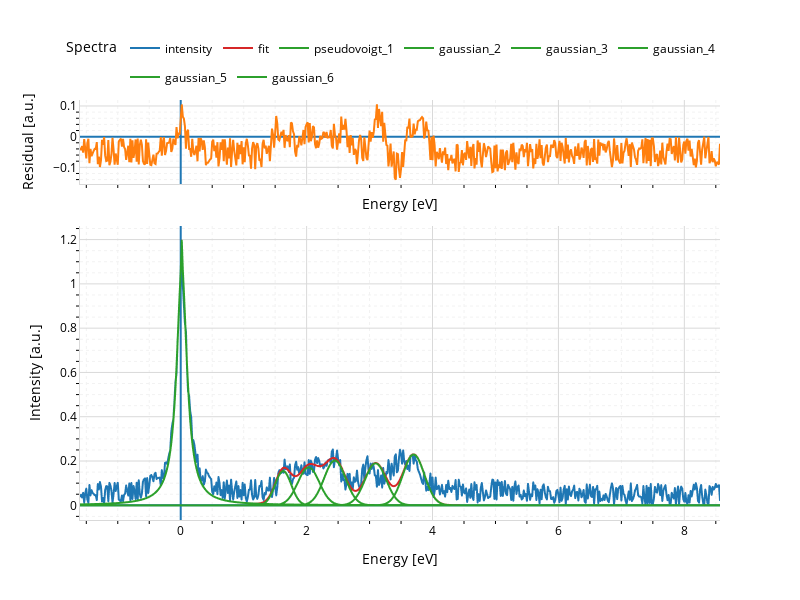
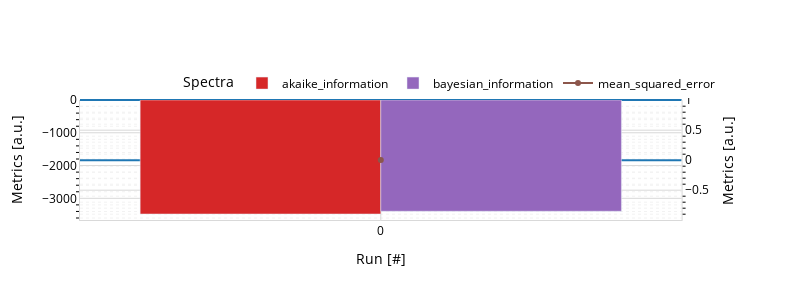

Here is the notebook cell these charts were saved with, in order:
### Markdown cell above
#### Color Blind Theme

### Code cell
from spectrafit.plugins import color_schemas as cs

spn = nb.SpectraFitNotebook(
    df=df,
    x_column="Energy",
    y_column="Noisy",
    color=cs.ColorBlindColor(),
    font=cs.ColorBlindFont(),
)
spn.solver_model(initial_model=initial_model)

### Figure 1 — Plotly figure (JSON) as saved in the notebook; plotly's stock layout.template omitted (floating-point values rounded to 4 significant figures; data arrays with more than 128 entries replaced by an {"elided": "..."} marker saying what was removed)
{"data": [{"hovertemplate": "energy=%{x}<br>residual=%{y}<extra></extra>", "legendgroup": "", "line": {"color": "#ff7f0e", "dash": "solid"}, "marker": {"symbol": "circle"}, "mode": "lines", "name": "", "orientation": "v", "showlegend": false, "type": "scatter", "x": {"elided": "611 float values"}, "xaxis": "x", "y": {"elided": "611 float values"}, "yaxis": "y"}, {"hovertemplate": "variable=intensity<br>energy=%{x}<br>value=%{y}<extra></extra>", "legendgroup": "intensity", "line": {"color": "#1f77b4", "dash": "solid"}, "marker": {"symbol": "circle"}, "mode": "lines", "name": "intensity", "showlegend": true, "type": "scattergl", "x": {"elided": "611 float values"}, "xaxis": "x2", "y": {"elided": "611 float values"}, "yaxis": "y2"}, {"hovertemplate": "variable=fit<br>energy=%{x}<br>value=%{y}<extra></extra>", "legendgroup": "fit", "line": {"color": "#d62728", "dash": "solid"}, "marker": {"symbol": "circle"}, "mode": "lines", "name": "fit", "showlegend": true, "type": "scattergl", "x": {"elided": "611 float values"}, "xaxis": "x2", "y": {"elided": "611 float values"}, "yaxis": "y2"}, {"hovertemplate": "variable=pseudovoigt_1<br>energy=%{x}<br>value=%{y}<extra></extra>", "legendgroup": "pseudovoigt_1", "line": {"color": "#2ca02c", "dash": "solid"}, "marker": {"symbol": "circle"}, "mode": "lines", "name": "pseudovoigt_1", "showlegend": true, "type": "scattergl", "x": {"elided": "611 float values"}, "xaxis": "x2", "y": {"elided": "611 float values"}, "yaxis": "y2"}, {"hovertemplate": "variable=gaussian_2<br>energy=%{x}<br>value=%{y}<extra></extra>", "legendgroup": "gaussian_2", "line": {"color": "#2ca02c", "dash": "solid"}, "marker": {"symbol": "circle"}, "mode": "lines", "name": "gaussian_2", "showlegend": true, "type": "scattergl", "x": {"elided": "611 float values"}, "xaxis": "x2", "y": {"elided": "611 float values"}, "yaxis": "y2"}, {"hovertemplate": "variable=gaussian_3<br>energy=%{x}<br>value=%{y}<extra></extra>", "legendgroup": "gaussian_3", "line": {"color": "#2ca02c", "dash": "solid"}, "marker": {"symbol": "circle"}, "mode": "lines", "name": "gaussian_3", "showlegend": true, "type": "scattergl", "x": {"elided": "611 float values"}, "xaxis": "x2", "y": {"elided": "611 float values"}, "yaxis": "y2"}, {"hovertemplate": "variable=gaussian_4<br>energy=%{x}<br>value=%{y}<extra></extra>", "legendgroup": "gaussian_4", "line": {"color": "#2ca02c", "dash": "solid"}, "marker": {"symbol": "circle"}, "mode": "lines", "name": "gaussian_4", "showlegend": true, "type": "scattergl", "x": {"elided": "611 float values"}, "xaxis": "x2", "y": {"elided": "611 float values"}, "yaxis": "y2"}, {"hovertemplate": "variable=gaussian_5<br>energy=%{x}<br>value=%{y}<extra></extra>", "legendgroup": "gaussian_5", "line": {"color": "#2ca02c", "dash": "solid"}, "marker": {"symbol": "circle"}, "mode": "lines", "name": "gaussian_5", "showlegend": true, "type": "scattergl", "x": {"elided": "611 float values"}, "xaxis": "x2", "y": {"elided": "611 float values"}, "yaxis": "y2"}, {"hovertemplate": "variable=gaussian_6<br>energy=%{x}<br>value=%{y}<extra></extra>", "legendgroup": "gaussian_6", "line": {"color": "#2ca02c", "dash": "solid"}, "marker": {"symbol": "circle"}, "mode": "lines", "name": "gaussian_6", "showlegend": true, "type": "scattergl", "x": {"elided": "611 float values"}, "xaxis": "x2", "y": {"elided": "611 float values"}, "yaxis": "y2"}], "layout": {"font": {"color": "#000000", "family": "Open Sans", "size": 12}, "height": 600, "legend": {"orientation": "h", "title": {"text": "Spectra"}, "x": 1, "xanchor": "right", "y": 1.02, "yanchor": "bottom"}, "paper_bgcolor": "#ffffff", "plot_bgcolor": "#ffffff", "showlegend": true, "title": {}, "width": 800, "xaxis": {"anchor": "y", "color": "#000000", "domain": [0, 1], "gridcolor": "#d9d9d9", "linecolor": "#d9d9d9", "matches": "x2", "minor": {"griddash": "dot", "showgrid": true, "tickcolor": "#000000", "ticks": "outside"}, "showticklabels": false, "title": {"text": "Energy [eV]"}, "zerolinecolor": "#1f77b4"}, "xaxis2": {"anchor": "y2", "color": "#000000", "domain": [0, 1], "gridcolor": "#d9d9d9", "linecolor": "#d9d9d9", "minor": {"griddash": "dot", "showgrid": true, "tickcolor": "#000000", "ticks": "outside"}, "title": {"text": "Energy [eV]"}, "zerolinecolor": "#1f77b4"}, "yaxis": {"anchor": "x", "color": "#000000", "domain": [0.8, 1], "gridcolor": "#d9d9d9", "linecolor": "#d9d9d9", "minor": {"griddash": "dot", "showgrid": true, "tickcolor": "#000000", "ticks": "outside"}, "title": {"text": "Residual [a.u.]"}, "zerolinecolor": "#1f77b4"}, "yaxis2": {"anchor": "x2", "color": "#000000", "domain": [0, 0.7], "gridcolor": "#d9d9d9", "linecolor": "#d9d9d9", "minor": {"griddash": "dot", "showgrid": true, "tickcolor": "#000000", "ticks": "outside"}, "title": {"text": "Intensity [a.u.]"}, "zerolinecolor": "#1f77b4"}}}

### Figure 2 — Plotly figure (JSON) as saved in the notebook; plotly's stock layout.template omitted (floating-point values rounded to 4 significant figures)
{"data": [{"alignmentgroup": "True", "hovertemplate": "variable=akaike_information<br>index=%{x}<br>value=%{y}<extra></extra>", "legendgroup": "akaike_information", "marker": {"color": "#d62728", "pattern": {"shape": ""}}, "name": "akaike_information", "offsetgroup": "akaike_information", "orientation": "v", "showlegend": true, "textposition": "auto", "type": "bar", "x": [0], "xaxis": "x", "y": [-3478.0], "yaxis": "y"}, {"alignmentgroup": "True", "hovertemplate": "variable=bayesian_information<br>index=%{x}<br>value=%{y}<extra></extra>", "legendgroup": "bayesian_information", "marker": {"color": "#9467bd", "pattern": {"shape": ""}}, "name": "bayesian_information", "offsetgroup": "bayesian_information", "orientation": "v", "showlegend": true, "textposition": "auto", "type": "bar", "x": [0], "xaxis": "x", "y": [-3394.0], "yaxis": "y"}, {"hovertemplate": "variable=mean_squared_error<br>index=%{x}<br>value=%{y}<extra></extra>", "legendgroup": "mean_squared_error", "line": {"color": "#8c564b", "dash": "solid"}, "marker": {"symbol": "circle"}, "mode": "lines+markers", "name": "mean_squared_error", "orientation": "v", "showlegend": true, "type": "scatter", "x": [0], "xaxis": "x", "y": [0.003169], "yaxis": "y2"}], "layout": {"font": {"color": "#000000", "family": "Open Sans", "size": 12}, "height": 300, "legend": {"orientation": "h", "title": {"text": "Spectra"}, "x": 1, "xanchor": "right", "y": 1.02, "yanchor": "bottom"}, "paper_bgcolor": "#ffffff", "plot_bgcolor": "#ffffff", "showlegend": true, "title": {}, "width": 800, "xaxis": {"anchor": "y", "color": "#000000", "domain": [0, 0.94], "gridcolor": "#d9d9d9", "linecolor": "#d9d9d9", "minor": {"griddash": "dot", "showgrid": true, "tickcolor": "#000000", "ticks": "outside"}, "title": {"text": "Run [#]"}, "type": "category", "zerolinecolor": "#1f77b4"}, "yaxis": {"anchor": "x", "color": "#000000", "domain": [0, 1], "gridcolor": "#d9d9d9", "linecolor": "#d9d9d9", "minor": {"griddash": "dot", "showgrid": true, "tickcolor": "#000000", "ticks": "outside"}, "title": {"text": "Metrics [a.u.]"}, "zerolinecolor": "#1f77b4"}, "yaxis2": {"anchor": "x", "color": "#000000", "gridcolor": "#d9d9d9", "linecolor": "#d9d9d9", "minor": {"griddash": "dot", "showgrid": true, "tickcolor": "#000000", "ticks": "outside"}, "overlaying": "y", "side": "right", "title": {"text": "Metrics [a.u.]"}, "zerolinecolor": "#1f77b4"}}}
